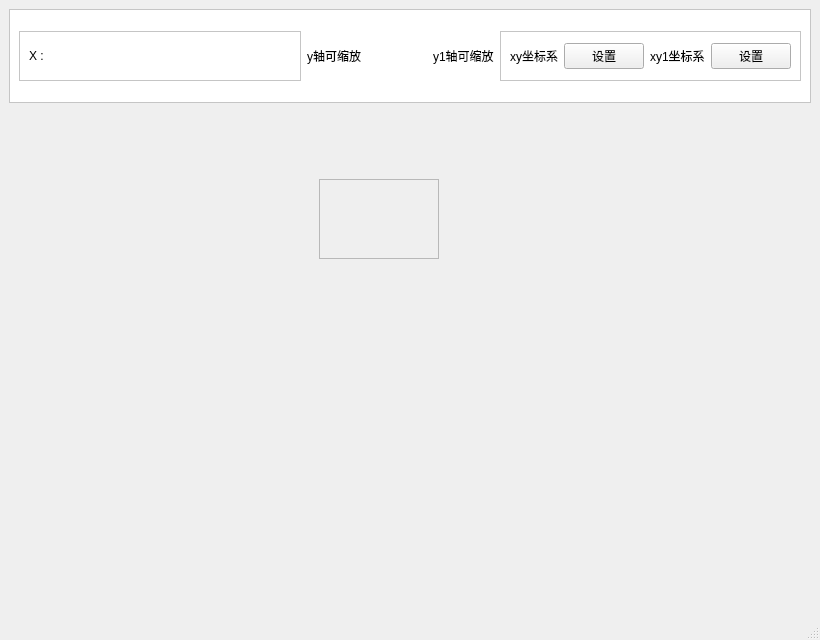
<?xml version="1.0" encoding="UTF-8"?>
<ui version="4.0">
 <class>MainWindow</class>
 <widget class="QMainWindow" name="MainWindow">
  <property name="geometry">
   <rect>
    <x>0</x>
    <y>0</y>
    <width>820</width>
    <height>640</height>
   </rect>
  </property>
  <property name="windowTitle">
   <string>MainWindow</string>
  </property>
  <widget class="QWidget" name="centralwidget">
   <layout class="QGridLayout" name="gridLayout_4" rowstretch="1,0">
    <item row="0" column="0">
     <widget class="QFrame" name="frame_3">
      <property name="styleSheet">
       <string notr="true">QFrame
{
	background:rgb(255,255,255);
}</string>
      </property>
      <property name="frameShape">
       <enum>QFrame::StyledPanel</enum>
      </property>
      <property name="frameShadow">
       <enum>QFrame::Raised</enum>
      </property>
      <layout class="QGridLayout" name="gridLayout_2">
       <item row="0" column="1">
        <widget class="QLabel" name="label_4">
         <property name="text">
          <string>y轴可缩放</string>
         </property>
        </widget>
       </item>
       <item row="0" column="4">
        <widget class="QFrame" name="frame">
         <property name="styleSheet">
          <string notr="true">QFrame
{
	background:rgb(255,255,255);
}</string>
         </property>
         <property name="frameShape">
          <enum>QFrame::StyledPanel</enum>
         </property>
         <property name="frameShadow">
          <enum>QFrame::Raised</enum>
         </property>
         <layout class="QGridLayout" name="gridLayout_3">
          <item row="0" column="0">
           <widget class="QLabel" name="label_2">
            <property name="text">
             <string>xy坐标系</string>
            </property>
           </widget>
          </item>
          <item row="0" column="1">
           <widget class="QPushButton" name="setXYBtn">
            <property name="text">
             <string>设置</string>
            </property>
           </widget>
          </item>
          <item row="0" column="2">
           <widget class="QLabel" name="label">
            <property name="text">
             <string>xy1坐标系</string>
            </property>
           </widget>
          </item>
          <item row="0" column="3">
           <widget class="QPushButton" name="setXY1Btn">
            <property name="text">
             <string>设置</string>
            </property>
           </widget>
          </item>
         </layout>
        </widget>
       </item>
       <item row="0" column="0">
        <widget class="QFrame" name="frame_2">
         <property name="styleSheet">
          <string notr="true">QFrame
{
	background:rgb(255,255,255);
}</string>
         </property>
         <property name="frameShape">
          <enum>QFrame::StyledPanel</enum>
         </property>
         <property name="frameShadow">
          <enum>QFrame::Raised</enum>
         </property>
         <layout class="QGridLayout" name="gridLayout" columnstretch="1,1">
          <item row="0" column="0">
           <widget class="QLabel" name="label_3">
            <property name="maximumSize">
             <size>
              <width>16777215</width>
              <height>50</height>
             </size>
            </property>
            <property name="text">
             <string>X :</string>
            </property>
           </widget>
          </item>
          <item row="0" column="1">
           <widget class="QLabel" name="xAxisLabel">
            <property name="minimumSize">
             <size>
              <width>100</width>
              <height>30</height>
             </size>
            </property>
            <property name="maximumSize">
             <size>
              <width>16777215</width>
              <height>30</height>
             </size>
            </property>
            <property name="styleSheet">
             <string notr="true">QLabel
{
	background:rgb(255,255,255);
	font: normal normal 15px &quot;Microsoft YaHei&quot;;
	padding-top:7px;
}</string>
            </property>
            <property name="text">
             <string/>
            </property>
            <property name="alignment">
             <set>Qt::AlignBottom|Qt::AlignLeading|Qt::AlignLeft</set>
            </property>
           </widget>
          </item>
         </layout>
        </widget>
       </item>
       <item row="0" column="2">
        <widget class="SwitchControl" name="switchControl" native="true">
         <property name="minimumSize">
          <size>
           <width>60</width>
           <height>30</height>
          </size>
         </property>
         <property name="maximumSize">
          <size>
           <width>16777215</width>
           <height>30</height>
          </size>
         </property>
        </widget>
       </item>
       <item row="0" column="3">
        <widget class="QLabel" name="label_5">
         <property name="text">
          <string>y1轴可缩放</string>
         </property>
        </widget>
       </item>
      </layout>
     </widget>
    </item>
    <item row="1" column="0">
     <widget class="QCustomPlot" name="qcustomPlot" native="true">
      <property name="minimumSize">
       <size>
        <width>800</width>
        <height>500</height>
       </size>
      </property>
      <widget class="QFrame" name="frame_4">
       <property name="geometry">
        <rect>
         <x>310</x>
         <y>70</y>
         <width>120</width>
         <height>80</height>
        </rect>
       </property>
       <property name="frameShape">
        <enum>QFrame::StyledPanel</enum>
       </property>
       <property name="frameShadow">
        <enum>QFrame::Raised</enum>
       </property>
      </widget>
     </widget>
    </item>
   </layout>
  </widget>
  <widget class="QMenuBar" name="menubar">
   <property name="geometry">
    <rect>
     <x>0</x>
     <y>0</y>
     <width>820</width>
     <height>26</height>
    </rect>
   </property>
  </widget>
  <widget class="QStatusBar" name="statusbar"/>
 </widget>
 <customwidgets>
  <customwidget>
   <class>SwitchControl</class>
   <extends>QWidget</extends>
   <header location="global">SwitchControl.h</header>
   <container>1</container>
  </customwidget>
  <customwidget>
   <class>QCustomPlot</class>
   <extends>QWidget</extends>
   <header location="global">qcustomplot.h</header>
   <container>1</container>
  </customwidget>
 </customwidgets>
 <resources/>
 <connections/>
</ui>
